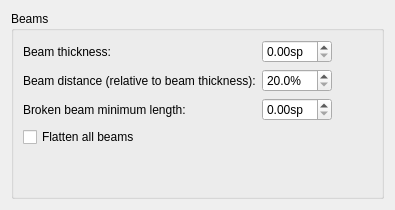
      <widget class="QWidget" name="PageBeams">
       <layout class="QVBoxLayout" name="verticalLayout_14">
        <property name="spacing">
         <number>0</number>
        </property>
        <item>
         <widget class="QGroupBox" name="groupBox_6">
          <property name="title">
           <string>Beams</string>
          </property>
          <property name="flat">
           <bool>false</bool>
          </property>
          <layout class="QGridLayout" name="gridLayout_2">
           <item row="0" column="0">
            <widget class="QLabel" name="label_62">
             <property name="text">
              <string>Beam thickness:</string>
             </property>
             <property name="buddy">
              <cstring>beamWidth</cstring>
             </property>
            </widget>
           </item>
           <item row="0" column="1">
            <widget class="QDoubleSpinBox" name="beamWidth">
             <property name="suffix">
              <string>sp</string>
             </property>
             <property name="singleStep">
              <double>0.010000000000000</double>
             </property>
            </widget>
           </item>
           <item row="1" column="0">
            <widget class="QLabel" name="label_57">
             <property name="text">
              <string>Beam distance (relative to beam thickness):</string>
             </property>
            </widget>
           </item>
           <item row="2" column="1">
            <widget class="QDoubleSpinBox" name="beamMinLen">
             <property name="suffix">
              <string>sp</string>
             </property>
             <property name="singleStep">
              <double>0.050000000000000</double>
             </property>
            </widget>
           </item>
           <item row="2" column="0">
            <widget class="QLabel" name="label_59">
             <property name="text">
              <string>Broken beam minimum length:</string>
             </property>
             <property name="buddy">
              <cstring>beamMinLen</cstring>
             </property>
            </widget>
           </item>
           <item row="4" column="0">
            <spacer name="verticalSpacer_7">
             <property name="orientation">
              <enum>Qt::Vertical</enum>
             </property>
             <property name="sizeHint" stdset="0">
              <size>
               <width>20</width>
               <height>40</height>
              </size>
             </property>
            </spacer>
           </item>
           <item row="1" column="2">
            <spacer name="horizontalSpacer_14">
             <property name="orientation">
              <enum>Qt::Horizontal</enum>
             </property>
             <property name="sizeHint" stdset="0">
              <size>
               <width>40</width>
               <height>20</height>
              </size>
             </property>
            </spacer>
           </item>
           <item row="3" column="0">
            <widget class="QCheckBox" name="beamNoSlope">
             <property name="text">
              <string>Flatten all beams</string>
             </property>
            </widget>
           </item>
           <item row="1" column="1">
            <widget class="QDoubleSpinBox" name="beamDistance">
             <property name="suffix">
              <string>%</string>
             </property>
             <property name="decimals">
              <number>1</number>
             </property>
             <property name="minimum">
              <double>20.000000000000000</double>
             </property>
             <property name="maximum">
              <double>400.000000000000000</double>
             </property>
            </widget>
           </item>
          </layout>
         </widget>
        </item>
       </layout>
      </widget>
